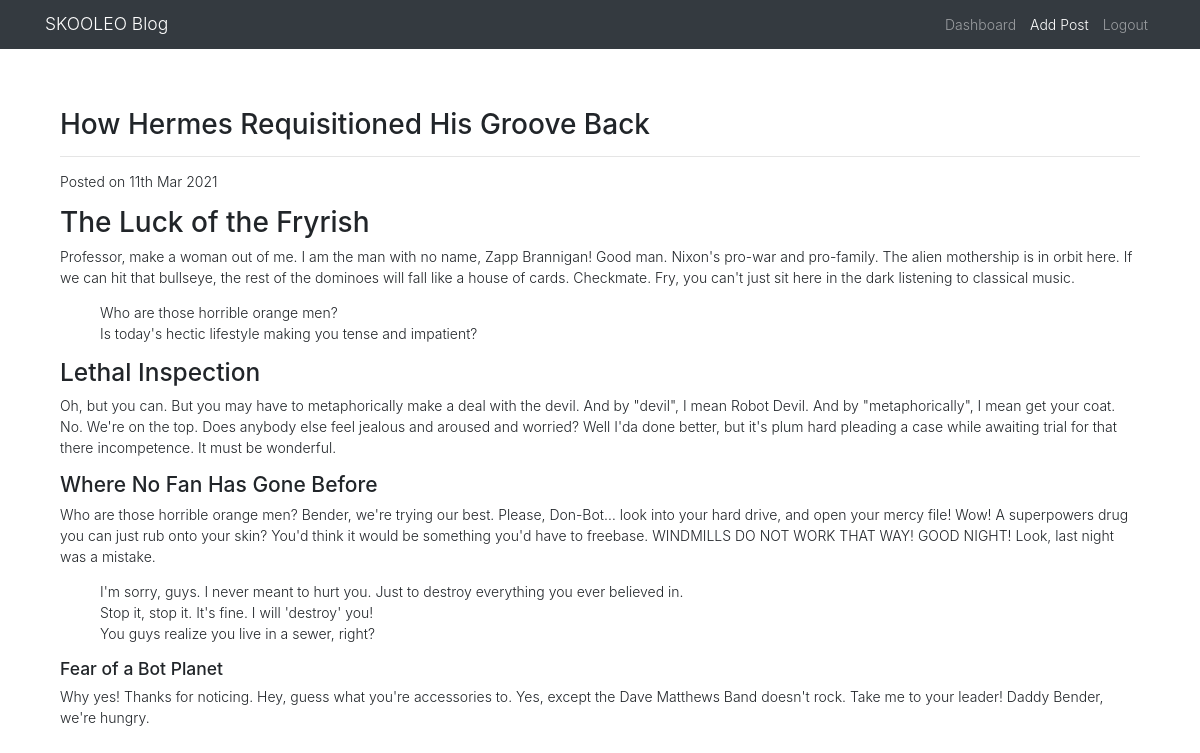
The app's page /post.php?id=9 (signed in) with its own data.
### tables this page shows
CREATE TABLE IF NOT EXISTS `posts` (
  `id` int(11) NOT NULL AUTO_INCREMENT,
  `title` text NOT NULL,
  `description` text DEFAULT NULL,
  `content` text NOT NULL,
  `views` int(11) NOT NULL,
  `date_posted` timestamp NOT NULL DEFAULT current_timestamp() ON UPDATE current_timestamp(),
  PRIMARY KEY (`id`)
);

### Model/Db.php (called while the page is built, shortened)
<?php
    class Db {
        protected $dbName = 'blog';
        protected $dbHost = 'localhost';
        protected $dbUser = 'root';
        protected $dbPass = '';
        protected $dbHandler, $dbStmt;
        public function __construct()
        {
            $dsn = 'mysql:host='. $this->dbHost . ';dbname=' . $this->dbName;
            $options = array(
                PDO::ATTR_PERSISTENT => true,
                PDO::ATTR_ERRMODE => PDO::ERRMODE_EXCEPTION
            );
            try{
                $this->dbHandler = new PDO($dsn, $this->dbUser, $this->dbPass, $options);
            }catch(Exception $e){
                var_dump("Couldn't Establish A Database Connection. Error: ". $e->getMessage());
            }
        }
        public function query($query){
            $this->dbStmt = $this->dbHandler->prepare($query);
        }
        public function bind($param, $value, $type = null){
            if(is_null($type)){
                switch(true){
                    default: $type = PDO::PARAM_STR;
                    break;
                }
            }
            $this->dbStmt->bindValue($param, $value, $type);
        }
        public function execute(){
            $this->dbStmt->execute();
            return true;
        }
        public function fetch(){
            $this->execute();
            return $this->dbStmt->fetch(PDO::FETCH_ASSOC);
        }
    }
?>

### controller/Post.php (called while the page is built, shortened)
<?php
    require_once('./Model/PostModel.php');
    class Post extends Controller{
        private $postModel;
        public function __construct()
        {
            $this->postModel = new PostModel();
        }
        public function getPost($id):array{
            return $this->postModel->fetchPost($id);
        }
    }
?>

### Model/PostModel.php (called while the page is built, shortened)
<?php
    require_once(__DIR__. '/Db.php');
    class PostModel extends Db{
        public function fetchPost($id) :array {
            $query = "SELECT * FROM `posts` WHERE `id` = :id";
            $this->query($query);
            $this->bind('id', $id);
            $this->execute();
            $Post = $this->fetch();
            if(!empty($Post)){
                $Response = array(
                    'status' => true,
                    'data' => $Post
                );
                return $Response;
            }
        }
    }
?>

### post.php (the view, shortened to what this page needs)
<?php require_once('./controller/Post.php'); ?>
<?php
  $Post = new Post();
  $Post->track_visit();
  $id = $_GET['id'];
  $Post->views($id);
  $Post = $Post->getPost($id);
?>
<?php require('./nav.php'); ?>
<main role="main" class="container">
  <div class="container">
    <div class="row mt-5">
      <?php if ($Post['status']) : ?>
      <div class="col-xs-12 col-sm-12 col-md-12 col-xl-12 col-lg-12">
        <h2><?php echo $Post['data']['title'] ?></h2>
        <hr>
      </div>
    </div>
      <?php
        echo '<div>';
          echo '<p>Posted on '.date('jS M Y', strtotime($Post['data']['date_posted'])).'</p>';
          echo '<p>'.$Post['data']['content'].'</p>';
        echo '</div>';
      ?>
    <?php endif;  ?>
  </div>
</main>
</body>
</html>

### assets/css/style.css (style rules this page uses)
html, body { height: 100%; width: 100%; padding: 0; margin: 0; font-size: 14px; font-weight: 300; line-height: 1.5; text-rendering: optimizeLegibility; overflow-y: hidden !important; }
ul { list-style: none; }
li { list-style: none; }
.mt-5 { margin-top: 10% !important; }

### records on screen
posts: title "How Hermes Requisitioned His Groove Back", date_posted "11th Mar 2021", content "The Luck of the Fryrish Professor, make a woman out of me. I am the man with no name, Zapp Brannigan! Good man. Nixon's pro-war and pro-family. The alien mothership is in orbit here. If we can hit that bullseye, the rest of the dominoes will fall like a house of cards. Checkmate. Fry, you can't just sit here in the dark listening to classical music. Who are those horrible orange men? Is today's hectic lifestyle making you tense and impatient? Lethal Inspection Oh, but you can. But you may have to metaphorically make a deal with the devil. And by \"devil\", I mean Robot Devil. And by \"metaphorically\", I mean get your coat. No. We're on the top. Does anybody else feel jealous and aroused and…"
